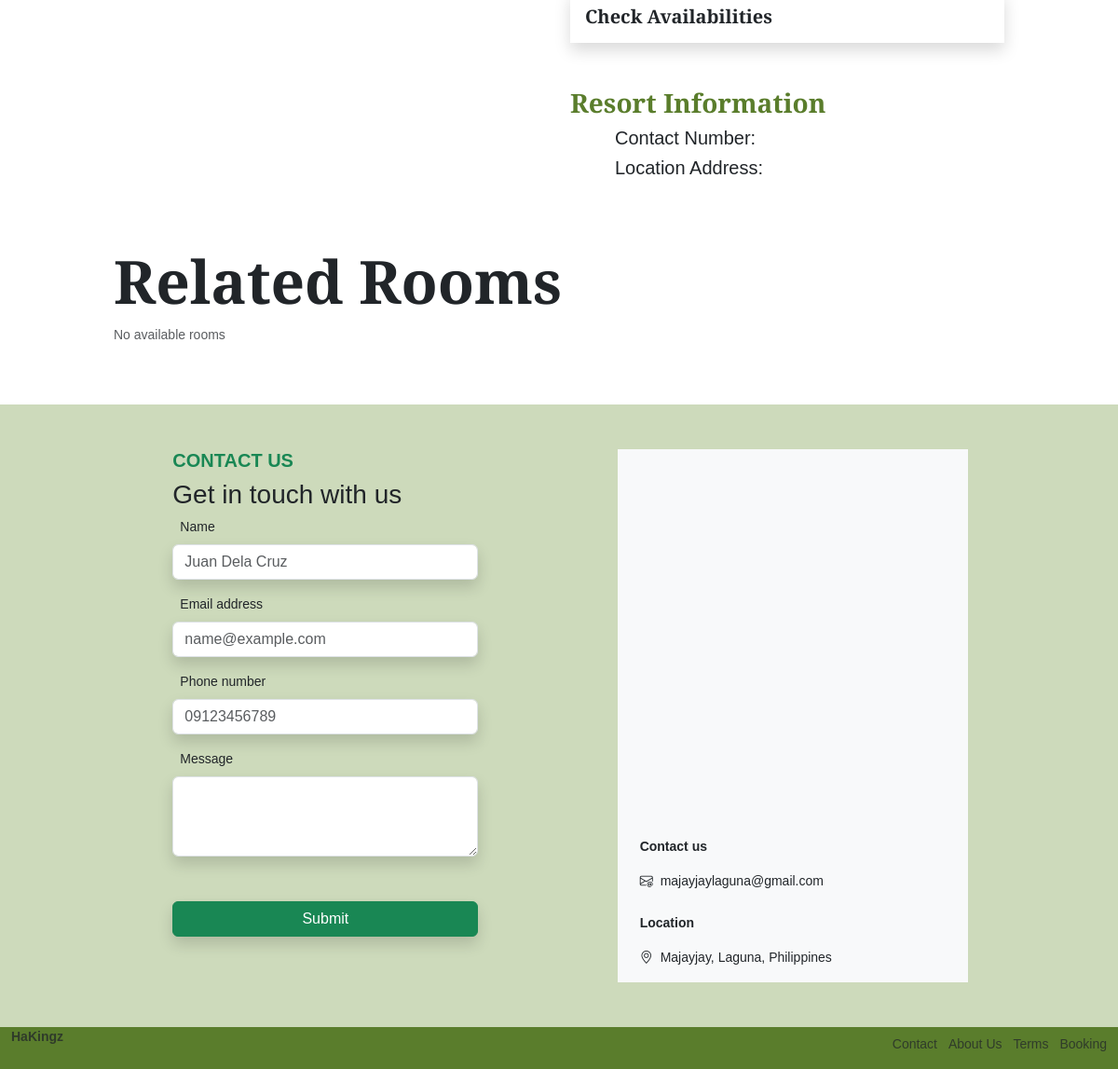
The app's page /Resort/page-3.php?businessInfoID=90 (lower part), older data.
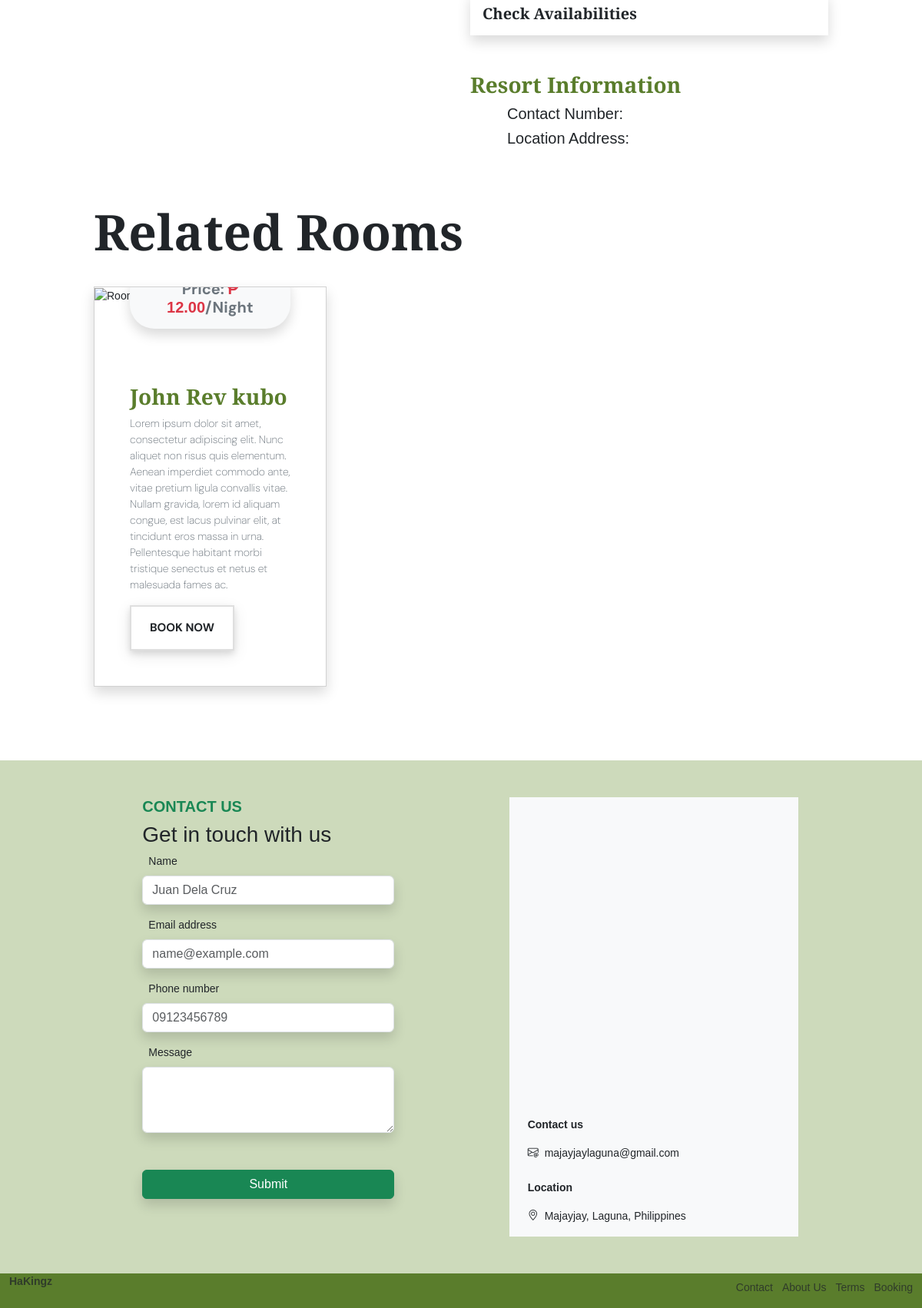
The same page, newer data.
### tables this page shows
CREATE TABLE `roominfotable` (
  `roomID` int(11) NOT NULL,
  `BusinessInfoID` int(11) NOT NULL,
  `roomName` varchar(255) NOT NULL,
  `roomPrice` decimal(10,2) NOT NULL,
  `adultMax` int(11) NOT NULL,
  `ChildrenMax` int(11) NOT NULL,
  `RoomDescriptions` text NOT NULL,
  `image1` varchar(255) DEFAULT NULL,
  `image2` varchar(255) DEFAULT NULL,
  `image3` varchar(255) DEFAULT NULL,
  `image4` varchar(255) DEFAULT NULL,
  `image5` varchar(255) DEFAULT NULL,
  `image6` varchar(255) DEFAULT NULL
);

### Resort/page-3.php (the view, shortened to what the changed rows need)
<?php
   include '../includes/db.php';
   $businessInfoID = isset($_GET['businessInfoID']) ? (int) $_GET['businessInfoID'] : 1;
   $roomID = isset($_GET['roomID']) ? (int) $_GET['roomID'] : 1;
   try {
       $stmt = $pdo->prepare("
       SELECT roomID, roomName, roomPrice, RoomDescriptions, image1
       FROM roominfotable
       WHERE BusinessInfoID = :businessInfoID AND roomID != :roomID
   ");
       $stmt->execute(['businessInfoID' => $businessInfoID, 'roomID' => $roomID]);
       $rooms = $stmt->fetchAll(PDO::FETCH_ASSOC);
   } catch (Exception $e) {
       echo "Error: " . $e->getMessage();
   }
   ?>
<!DOCTYPE html>
<html lang="en">
<head>
    <link href="https://cdn.jsdelivr.net/npm/bootstrap@5.3.3/dist/css/bootstrap.min.css" rel="stylesheet">
    <link rel="stylesheet" href="https://cdn.jsdelivr.net/npm/bootstrap-icons@1.11.3/font/bootstrap-icons.min.css">
    <link rel="stylesheet" href="https://cdn.jsdelivr.net/npm/swiper@11/swiper-bundle.min.css" />
    <link rel="stylesheet" href="https://cdnjs.cloudflare.com/ajax/libs/font-awesome/5.15.3/css/all.min.css">
    <link rel="stylesheet" href="../../resort/new-resort-ui.css">
    <link rel="stylesheet" href="https://cdn.jsdelivr.net/npm/notyf/notyf.min.css">
    <link rel="stylesheet" href="https://code.jquery.com/ui/1.12.1/themes/base/jquery-ui.css">
    <link href='https://cdn.jsdelivr.net/npm/fullcalendar@5.11.3/main.min.css' rel='stylesheet' />
    <link rel="stylesheet" href="../css/businessowner.css">
</head>
<body>
    <main class="content">
        <section class="room-page-title bg-color-5" id="room-page-title">
            <div class="container-fluid">
                <div class="row room-page-info d-flex justify-content-center">
                    <div class="col-xxl-8 col-xl-10 col-lg-10 col-md-11 col-md-12 mx-3 mb-5">
                        <div class="d-flex justify-content-tstart">
                            <h1 class="text-dark cormorant-text display-3 fw-bold mt-5">Related Rooms</h1>
                        </div>
                        <div class="row">
                            <?php if (empty($rooms)): ?>
                                <p class="text-muted">No available rooms</p>
                            <?php else: ?>
                                <?php foreach ($rooms as $room): ?>
                                    <div class="col-xl-4 col-lg-6 col-md-6 col-sm-10 my-4 d-flex justify-content-center">
                                        <div class="card shadow custom-card-height rounded-0 overflow-hidden">
                                            <div class="img-container">
                                            </div>
                                            <div class="card-body">
                                                <div class="price-overlay shadow bg-light rounded-5">
                                                    <h5 class="p-3 text-center dm-sans-text fw-bold text-secondary">Price: <span class="text-danger">&#8369 <?php echo htmlspecialchars($room['roomPrice']); ?></span>/Night</h5>
                                                </div>
                                                <h3 class="card-title text-color-1 fw-bold cormorant-text"><?php echo htmlspecialchars($room['roomName']); ?></h3>
                                                <p class="card-text dm-sans-text text-secondary"><?php echo htmlspecialchars($room['RoomDescriptions']); ?></p>
                                                <a href="../../resort/page-3.php?roomID=<?php echo $room['roomID']; ?>&businessInfoID=<?php echo $businessInfoID; ?>" class="btn btn-book fw-bold dm-sans-text rounded-0 py-3 px-4">BOOK NOW</a>
                                            </div>
                                        </div>
                                    </div>
                                <?php endforeach; ?>
                            <?php endif; ?>
                        </div>
                    </div>
                </div>
        </section>
    </main>
</body>
</html>

Row changes from the older to the newer data that the page shows:
added roominfotable: roomPrice "12.00", roomName "John Rev kubo", RoomDescriptions "Lorem ipsum dolor sit amet, consectetur adipiscing elit. Nunc aliquet non risus quis elementum. Aenean imperdiet commodo ante, vitae pretium ligula convallis vitae. Nullam gravida, lorem id aliquam congue, est lacus pulvinar elit, at tincidunt eros massa in urna. Pellentesque habitant morbi tristique senectus et netus et malesuada fames ac."
Text that changed along with them:
text no longer shown: "No available rooms"
